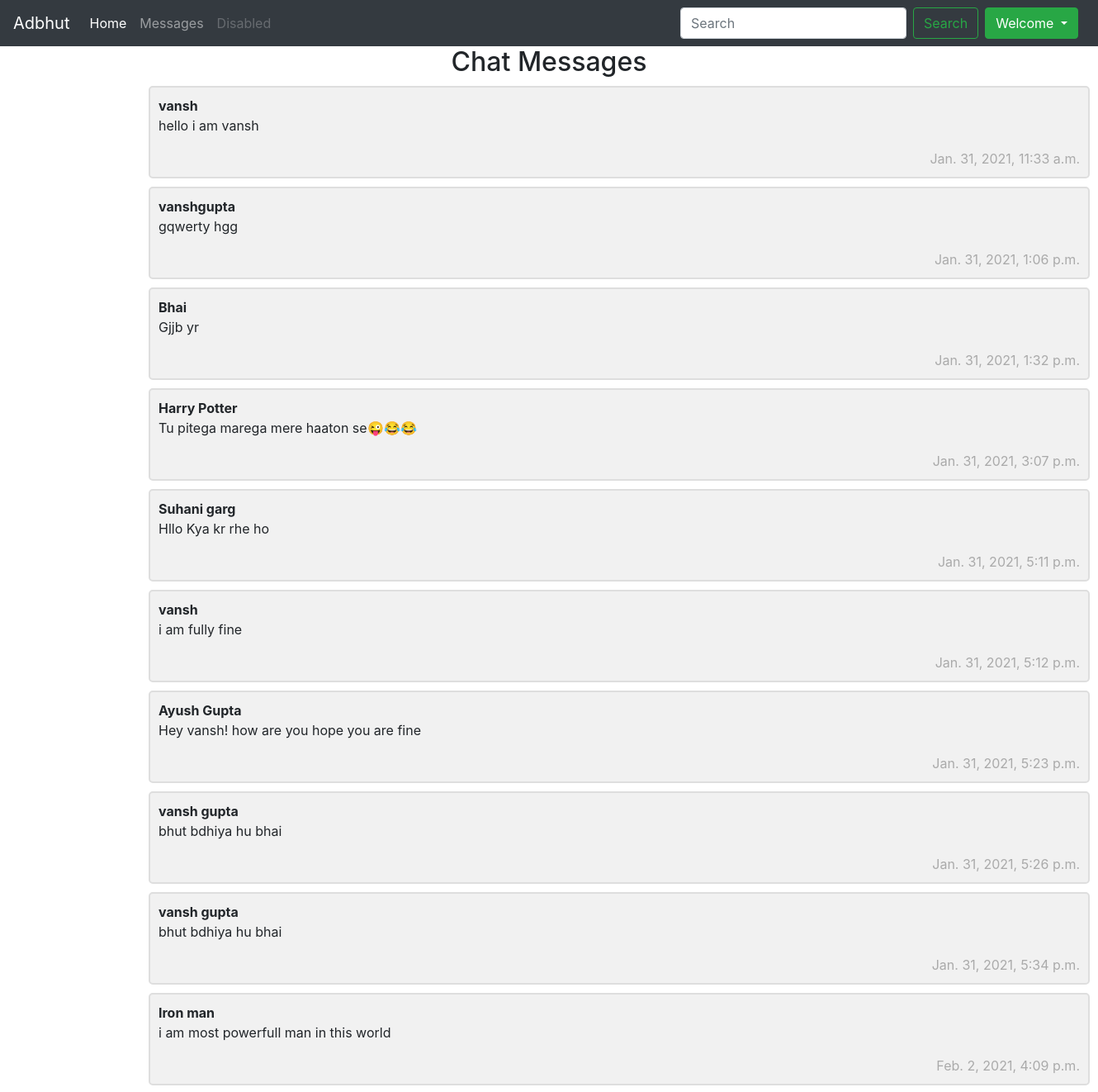
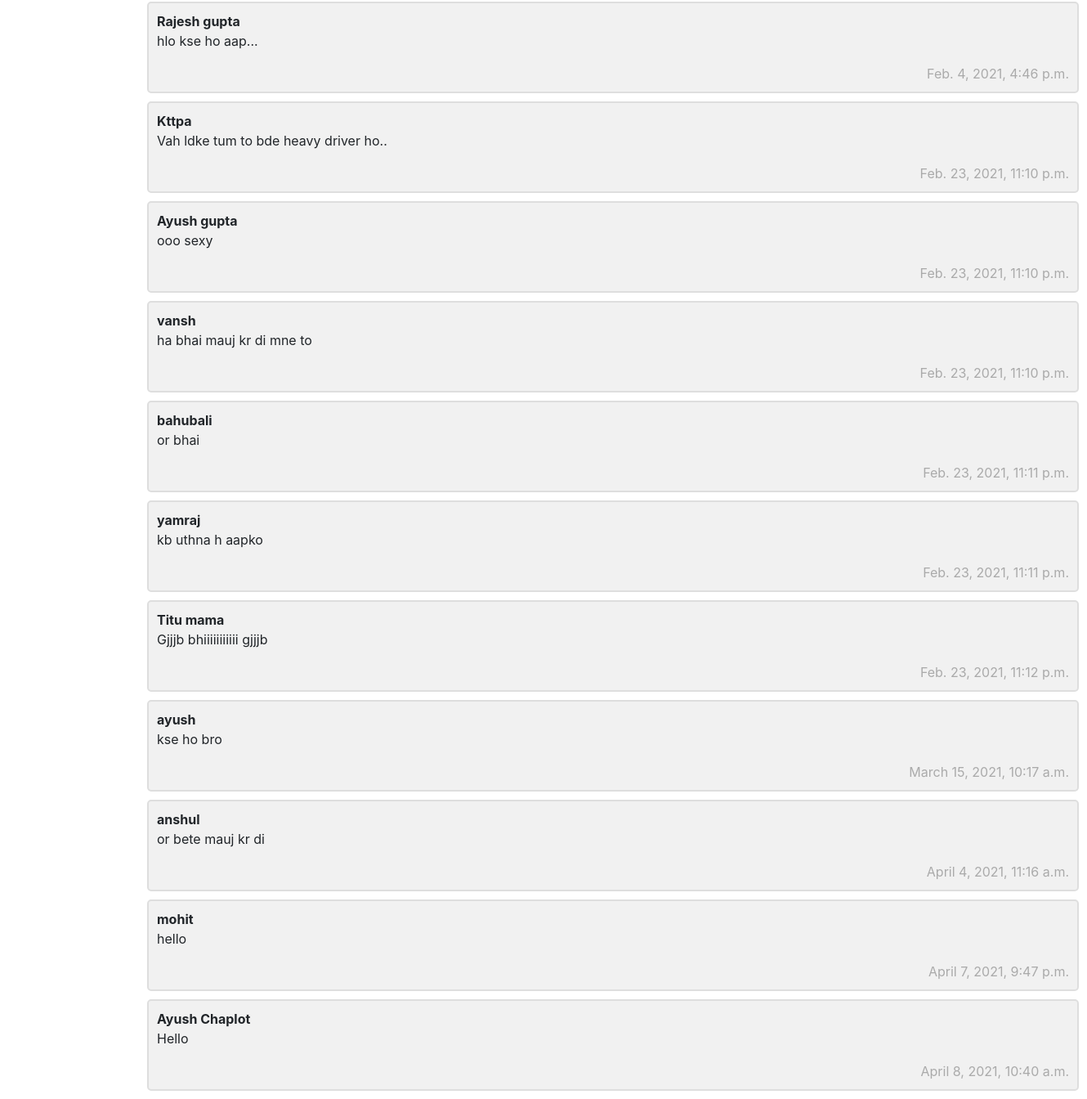
The page /about/ on the database its author committed (2 pictures, top to bottom).
### app/models.py (models this page shows, shortened)
class Contact(models.Model):
     sno= models.AutoField(primary_key=True)
     name= models.CharField(max_length=100)
     content=models.TextField()
     timeStamp=models.DateTimeField(auto_now_add=True, blank=True)

### app/views.py (the view)
# urls.py: path('about/', views.about, name='about'),
def about(request):
    products= Contact.objects.all()
    param={'product':products}
    return render(request, 'home/about.html',param)

### templates/home/about.html (shortened to what this page needs)
{% extends 'base.html' %}
{%block body%}
<center>
<h2>Chat Messages</h2>
</center>
{% for i in product%}
<div class="container">
  <b> {{i.name}} </b>
  <p> {{i.content}} </p>
  <span class="time-right">{{i.timeStamp}}</span>
</div>
 {% endfor %}
 {%endblock body%}

### templates/base.html (shortened to what this page needs)
{% load static %}
<!doctype html>
<html lang="en">
  <head>
    <link rel="stylesheet" href="https://cdn.jsdelivr.net/npm/bootstrap@4.6.0/dist/css/bootstrap.min.css">
  </head>
  <body>
<nav class="navbar navbar-expand-lg navbar-dark bg-dark">
  <a class="navbar-brand" href="#">Adbhut</a>
  <div class="collapse navbar-collapse" id="navbarSupportedContent">
    <ul class="navbar-nav mr-auto">
      <li class="nav-item active">
        <a class="nav-link" href="/home">Home <span class="sr-only">(current)</span></a>
      </li>
      <li class="nav-item">
        <a class="nav-link" href="/about">Messages</a>
      </li>
      <li class="nav-item">
        <a class="nav-link disabled" href="#" tabindex="-1" aria-disabled="true">Disabled</a>
      </li>
    </ul>
    <form action="/users" method="post" class="form-inline my-2 my-lg-0"> {% csrf_token %}
      <input class="form-control mr-sm-2" type="search" placeholder="Search" aria-label="Search" name="query" id='query'>
      <button class="btn btn-outline-success my-2 my-sm-0" type="submit">Search</button>
    </form>
  <div class="btn-group ml-2 mr-2">
  <button type="button" class="btn btn-success dropdown-toggle" data-toggle="dropdown" aria-haspopup="true" aria-expanded="false">
    Welcome
  </button>
  </div>
</nav>
{%block body%}{%endblock body%}
  </body>
</html>

### rows shown on the page
Contact: name "vansh", content "hello i am vansh", timeStamp "Jan. 31, 2021, 11:33 a.m."
Contact: name "vanshgupta", content "gqwerty hgg", timeStamp "Jan. 31, 2021, 1:06 p.m."
Contact: name "Bhai", content "Gjjb yr", timeStamp "Jan. 31, 2021, 1:32 p.m."
Contact: name "Harry Potter", content "Tu pitega marega mere haaton se😜😂😂", timeStamp "Jan. 31, 2021, 3:07 p.m."
Contact: name "Suhani garg", content "Hllo Kya kr rhe ho", timeStamp "Jan. 31, 2021, 5:11 p.m."
Contact: name "vansh", content "i am fully fine", timeStamp "Jan. 31, 2021, 5:12 p.m."
Contact: name "Ayush Gupta", content "Hey vansh! how are you hope you are fine", timeStamp "Jan. 31, 2021, 5:23 p.m."
Contact: name "vansh gupta", content "bhut bdhiya hu bhai", timeStamp "Jan. 31, 2021, 5:26 p.m."
Contact: name "vansh gupta", content "bhut bdhiya hu bhai", timeStamp "Jan. 31, 2021, 5:34 p.m."
Contact: name "Iron man", content "i am most powerfull man in this world", timeStamp "Feb. 2, 2021, 4:09 p.m."
Contact: name "Rajesh gupta", content "hlo kse ho aap...", timeStamp "Feb. 4, 2021, 4:46 p.m."
Contact: name "Kttpa", content "Vah ldke tum to bde heavy driver ho..", timeStamp "Feb. 23, 2021, 11:10 p.m."
Contact: name "Ayush gupta", content "ooo sexy", timeStamp "Feb. 23, 2021, 11:10 p.m."
Contact: name "vansh", content "ha bhai mauj kr di mne to", timeStamp "Feb. 23, 2021, 11:10 p.m."
Contact: name "bahubali", content "or bhai", timeStamp "Feb. 23, 2021, 11:11 p.m."
Contact: name "yamraj", content "kb uthna h aapko", timeStamp "Feb. 23, 2021, 11:11 p.m."
Contact: name "Titu mama", content "Gjjjb bhiiiiiiiiiii gjjjb", timeStamp "Feb. 23, 2021, 11:12 p.m."
Contact: name "ayush", content "kse ho bro", timeStamp "March 15, 2021, 10:17 a.m."
Contact: name "anshul", content "or bete mauj kr di", timeStamp "April 4, 2021, 11:16 a.m."
Contact: name "mohit", content "hello", timeStamp "April 7, 2021, 9:47 p.m."
Contact: name "Ayush Chaplot", content "Hello", timeStamp "April 8, 2021, 10:40 a.m."
